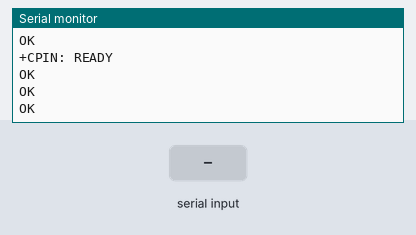
Recording of a sketch running on a simulated Arduino Uno, built with avr-gcc and run on an emulated ATmega328P. Shown: the last lines printed to the serial monitor. The test bench sets the inputs (shaded band). The modem accepts every AT command (registered, SIM ready, sends succeed) and sends nothing else.

Above: at 6.2 s.
6.3 s: "1" received over the second serial link
At 8.4 s:
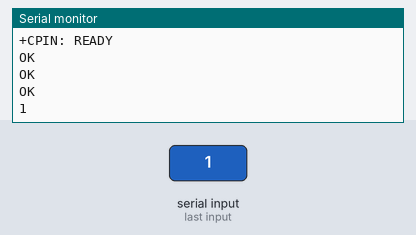
8.7 s: "0" received over the second serial link
At 10.5 s:
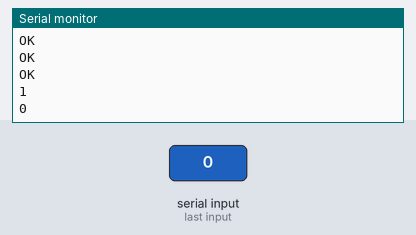

The sketch:

simple_test.ino
```cpp
#include <SoftwareSerial.h>

SoftwareSerial SIM800L(2, 3);  // RX, TX

void setup() {
  Serial.begin(9600);
  SIM800L.begin(9600);

  // SIM800L module setup commands
  SIM800L.println("AT");
  delay(1000);
  SIM800L.println("ATE1");
  delay(1000);
  SIM800L.println("AT+CPIN?");
  delay(1000);
  SIM800L.println("AT+CMGF=1");
  delay(1000);
  SIM800L.println("AT+CNMI=1,1,0,0,0");
  delay(1000);
}

void loop() {
  // SIM800L module communication
  while (SIM800L.available()) {
    Serial.println(SIM800L.readString());
  }

  while (Serial.available()) {
    SIM800L.println(Serial.readString());
  }
}
```

Measured:
- after the input at 6.3 s, the serial monitor: prints a new line after 1.0 s (image 1)
- after the input at 8.7 s, the serial monitor: prints a new line after 1.0 s (image 2)
